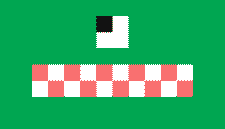
#> input picture 2025/08/29/pixel-art-tui-final/original-images/blockbob.gif, 225 x 129 px, found by its file name
$ python analyze_gif.py
#> lines starting #> are read from the running program, lines starting #| are printed output that depends on the picture
#!/usr/bin/env python3

import os
from PIL import Image, ImageSequence
import json

def analyze_gif(gif_path, max_size=32):
    """Analyze an animated GIF and extract frame data."""
#> called with gif_path = '/home/ubuntu/blockbob.gif', max_size = 32
    print(f"\nAnalyzing animated GIF: {os.path.basename(gif_path)}")

    img = Image.open(gif_path)
#> img is the input picture: PIL image 225x129 P; mean R, G, B, A 52.2, 169.9, 103.2, 255

    # Get basic info
    width, height = img.size
#> width = 225; height = 129
    print(f"Original size: {width}x{height}")
#| Original size: 225x129
    print(f"Format: {img.format}")
#| Format: GIF
    print(f"Mode: {img.mode}")
#| Mode: P

    # Check if it's animated
    try:
        img.seek(1)
#> img: PIL image 225x129 RGBA
        is_animated = True
        img.seek(0)
        frame_count = img.n_frames
#> frame_count = 5
        print(f"Animated: Yes, {frame_count} frames")
#| Animated: Yes, 5 frames
    except:
        is_animated = False
        frame_count = 1
        print("Animated: No")

    frames = []

    for frame_num, frame in enumerate(ImageSequence.Iterator(img)):
        print(f"Processing frame {frame_num + 1}/{frame_count}")

        # Convert to RGB
        if frame.mode != 'RGB':
            frame = frame.convert('RGB')

        # Resize if too large, maintaining aspect ratio
        if width > max_size or height > max_size:
            ratio = min(max_size/width, max_size/height)
            new_width = int(width * ratio)
            new_height = int(height * ratio)
            frame = frame.resize((new_width, new_height), Image.NEAREST)

        frame_width, frame_height = frame.size

        # Extract pixels and quantize colors
        pixels = []
        color_map = {}
        color_index = 0

        for y in range(frame_height):
            row = []
            for x in range(frame_width):
                r, g, b = frame.getpixel((x, y))
                # Quantize to reduce color variations
                r = (r // 32) * 32
                g = (g // 32) * 32
                b = (b // 32) * 32
                color = (r, g, b)

                if color not in color_map:
                    color_map[color] = color_index
                    color_index += 1

                row.append(color_map[color])
            pixels.append(row)

        # Create palette for this frame
        palette = [''] * len(color_map)
        for color, index in color_map.items():
            palette[index] = f"#{color[0]:02x}{color[1]:02x}{color[2]:02x}"

        frames.append({
            'frame_number': frame_num,
            'width': frame_width,
            'height': frame_height,
            'pixels': pixels,
            'palette': palette,
            'color_count': len(palette)
        })

        print(f"  Frame {frame_num + 1}: {frame_width}x{frame_height}, {len(palette)} colors")
#> this loop made 5 passes
#| Processing frame 1/5
#|   Frame 1: 32x18, 4 colors
#| Processing frame 2/5
#|   Frame 2: 32x18, 4 colors
#| Processing frame 3/5
#|   Frame 3: 32x18, 4 colors
#| Processing frame 4/5
#|   Frame 4: 32x18, 4 colors
#| Processing frame 5/5
#|   Frame 5: 32x18, 4 colors
#> pass 1, in analyze_gif, `frame = frame.resize((new_width, new_height), Image.NEAREST)`:
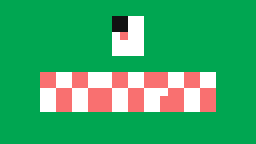
#> frame: PIL image 32x18 RGB (shown 8 times larger); mean R, G, B 55.3, 170, 104.2
#> after the loop, frames = 5 items

    return {
        'filename': os.path.basename(gif_path),
        'original_width': width,
        'original_height': height,
        'is_animated': is_animated,
        'frame_count': frame_count,
        'frames': frames
    }

def main():
    gif_file = '/home/ubuntu/blockbob.gif'

    if os.path.exists(gif_file):
        data = analyze_gif(gif_file)
#> data = 6 items

        # Save analysis to JSON
        with open('/home/ubuntu/gif_analysis.json', 'w') as f:
            json.dump(data, f, indent=2)

        print(f"\nGIF analysis complete. Data saved to gif_analysis.json")
        print(f"Frames: {data['frame_count']}")
#| Frames: 5
        print(f"Animated: {data['is_animated']}")
#| Animated: True
    else:
        print(f"File not found: {gif_file}")

if __name__ == "__main__":
    main()
